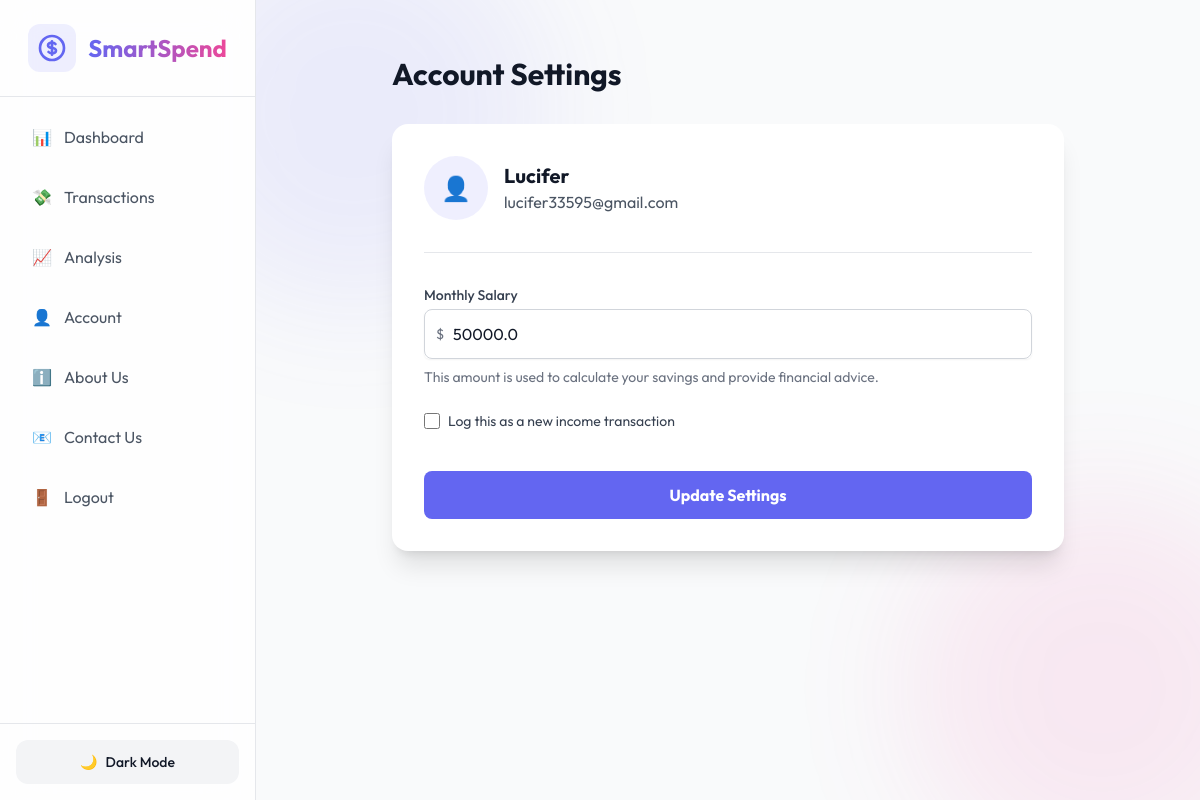
/settings/account (signed in), run on the app's committed database.
### app/models.py (models this page shows, shortened)
class User(UserMixin, db.Model):
    id = db.Column(db.Integer, primary_key=True)
    name = db.Column(db.String(100))
    email = db.Column(db.String(120), unique=True, index=True)
    password_hash = db.Column(db.String(128))
    salary = db.Column(db.Float, default=0.0)
    created_at = db.Column(db.DateTime, default=datetime.utcnow)
    expenses = db.relationship('Expense', backref='user', lazy='dynamic')

### app/routes/settings_routes.py (the view, shortened to what this page needs)
@settings_bp.route('/account', methods=['GET', 'POST'])
@login_required
def account():
    return render_template('settings/account.html')

### app/models.py (called while the page is built)
@login_manager.user_loader
def load_user(user_id):
    return User.query.get(int(user_id))

### app/templates/settings/account.html (shortened to what this page needs)
{% extends "base.html" %}
{% block content %}
<div class="container mx-auto px-4 py-8">
    <div class="max-w-2xl mx-auto">
        <h1 class="text-3xl font-bold text-gray-900 dark:text-white mb-8">Account Settings</h1>
        <div class="bg-white dark:bg-gray-800 rounded-2xl shadow-xl overflow-hidden">
            <div class="p-8 space-y-8">
                <div class="flex items-center space-x-4 pb-8 border-b border-gray-200 dark:border-gray-700">
                    <div class="h-16 w-16 rounded-full bg-primary/10 flex items-center justify-center text-2xl">
                        👤
                    </div>
                    <div>
                        <h2 class="text-xl font-bold text-gray-900 dark:text-white">{{ current_user.name }}</h2>
                        <p class="text-gray-600 dark:text-gray-400">{{ current_user.email }}</p>
                    </div>
                </div>
                <form method="POST" action="{{ url_for('settings.account') }}" class="space-y-6">
                    <div>
                        <label for="salary" class="block text-sm font-medium text-gray-700 dark:text-gray-300 mb-1">
                            Monthly Salary
                        </label>
                        <div class="relative rounded-md shadow-sm">
                            <div class="absolute inset-y-0 left-0 pl-3 flex items-center pointer-events-none">
                                <span class="text-gray-500 sm:text-sm">$</span>
                            </div>
                            <input type="number" name="salary" id="salary" step="0.01" min="0" required
                                value="{{ current_user.salary }}"
                                class="w-full pl-7 pr-4 py-3 rounded-lg border border-gray-300 dark:border-gray-600 focus:ring-2 focus:ring-primary focus:border-transparent bg-white dark:bg-gray-700 text-gray-900 dark:text-white transition">
                        </div>
                        <p class="mt-2 text-sm text-gray-500 dark:text-gray-400">
                            This amount is used to calculate your savings and provide financial advice.
                        </p>
                    </div>
                    <div class="flex items-center">
                        <input type="checkbox" name="log_transaction" id="log_transaction"
                            class="h-4 w-4 text-primary focus:ring-primary border-gray-300 rounded">
                        <label for="log_transaction" class="ml-2 block text-sm text-gray-700 dark:text-gray-300">
                            Log this as a new income transaction
                        </label>
                    </div>
                    <div class="pt-4">
                        <button type="submit"
                            class="w-full bg-primary hover:bg-indigo-700 text-white font-bold py-3 px-4 rounded-lg transition duration-200 transform hover:scale-[1.02]">
                            Update Settings
                        </button>
                    </div>
                </form>
            </div>
        </div>
    </div>
</div>
{% endblock %}

### data on the page
User: name "Lucifer", email "lucifer33595@gmail.com", salary "50000.0"
